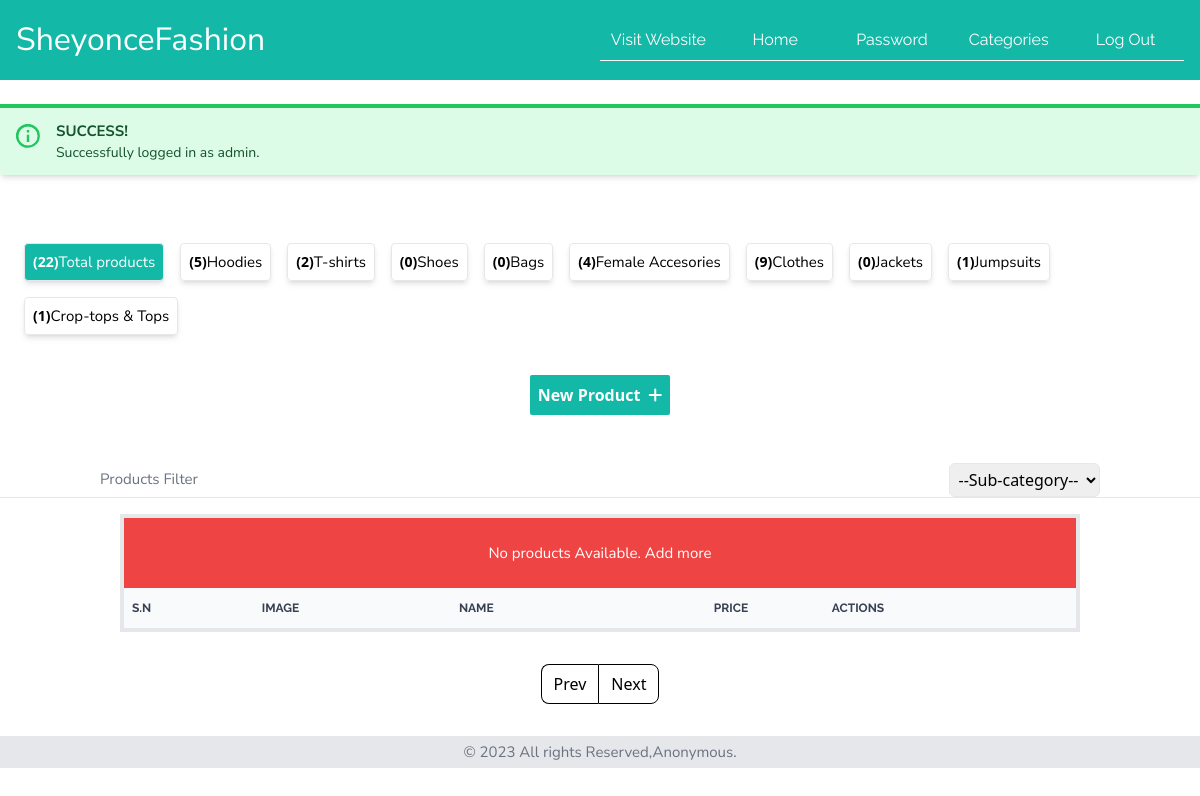
The page /admin_panel/index?cat=22 (signed in) on the database its author committed.
### tables this page shows
CREATE TABLE `tbl_category` (
  `id` int(11) NOT NULL,
  `cat_name` varchar(56) NOT NULL,
  `cat_image` text NOT NULL
);

### admin_panel/index.php (the view, shortened to what this page needs)
<?php
include '../config/config.inc.php';
?>
<?php
include 'partials/header-add.php';
?>
            <?php
                if(isset($_SESSION['login'])){
                    echo $_SESSION['login'];
                }
            ?>
    <div class="stats my-4 w-full flex flex-wrap p-4 lg:pt-9">
        <div class="stat hover:shadow-none bg-teal-500 text-white flex text-sm transition-all ease-in-out shadow-md rounded p-2 border m-2">
        <a href="index?cat=Home" class="text-sm flex">
            <h1 class="font-bold">
            (<?php
    $sql1 = "SELECT * FROM products_list";
                        $res1 = mysqli_query($conn, $sql1);
                        $count1 = mysqli_num_rows($res1);
                        echo $count1;
                    ?>)
            </h1>
            <p>Total products</p>
            </a>
        </div>
        <?php
$get_cats="SELECT * FROM tbl_category order by id ASC";
foreach ($db->query($get_cats) as $cats) {
    $cid=$cats['id'];
    $cname=$cats['cat_name'];
    ?>
<div class="stat hover:shadow-none  flex text-sm transition-all ease-in-out shadow-md rounded p-2 border m-2">
        <a href="index?cat=<?php echo $cid; ?>" class="text-sm flex">
            <h1 class="font-bold">
            (<?php
    $sql1 = "SELECT * FROM products_list WHERE product_category=$cid";
                        $res1 = mysqli_query($conn, $sql1);
                        $count1 = mysqli_num_rows($res1);
                            echo $count1;
                    ?>)
                    </h1>
                    <p><?php  echo ucwords($cname);?></p>
                    </a>
                </div>
    <?php
 }
      ?>
            </div>
    <div class="my-4 add__btn w-full flex justify-around items-center " >
 <a href="add" class="text-white bg-teal-500 p-2 rounded-sm font-semibold"><span>New Product</span><i class="fa-solid fa-plus ml-2"></i></a>
    </div>
<div class="filter border-b mt-12 mb-4 px-2 w-full flex justify-between items-center lg:px-[100px]">
<p class="text-gray-500">Products Filter</p>
<form  method="post" action="aux_cat" onchange="submit()" >
    <select name='other_cat' class="text-center border rounded-md p-1">
        <option value="Default sorting">--Sub-category--</option>
    </select>
</form>
</div>
<section class=" w-full  lg:flex justify-center items-center">
   <div class="w-full border-4 overflow-scroll bg-gray-200 lg:w-[80%]">
        <table class="w-full whitespace-nowrap text-sm text-left text-gray-500 dark:text-gray-400">
            <thead class="text-xs text-gray-700 uppercase bg-gray-50 dark:bg-gray-700 dark:text-gray-400">
                <tr>
<th scope="col" class="px-2 py-3">S.N</th>
<th scope="col" class="px-2 py-3 ">Image</th>
<th scope="col" class="px-2 py-3 ">Name</th>
<th scope="col" class="px-2 py-3 text-center">Price</th>
<th scope="col" class="px-2 py-3 ">Actions</th>
                </tr>
            </thead>
            <tbody>
                               <?php include 'partials/trow.php'; ?>
            </tbody>
        </table>
    </div>
</section>
<?php include '../page_counter.php';?>
<?php include 'partials/footer.php'; ?>

### assets/css/custom.css (style rules this page uses)
.name,td,th { font-family: 'Raleway', sans-serif; }
p { font-family: 'Nunito Sans', sans-serif; font-weight: 400; font-size: 15px; }

### rows shown on the page
tbl_category: count1 "5", cat_name "Hoodies"
tbl_category: count1 "2", cat_name "T-shirts"
tbl_category: count1 "0", cat_name "Shoes"
tbl_category: count1 "0", cat_name "Bags"
tbl_category: count1 "4", cat_name "Female Accesories"
tbl_category: count1 "9", cat_name "Clothes"
tbl_category: count1 "0", cat_name "Jackets"
tbl_category: count1 "1", cat_name "Jumpsuits"
tbl_category: count1 "1", cat_name "Crop-tops & Tops"

### other values the page prints
$_SESSION['login'] "SUCCESS! Successfully logged in as admin."
$count1 "22"
